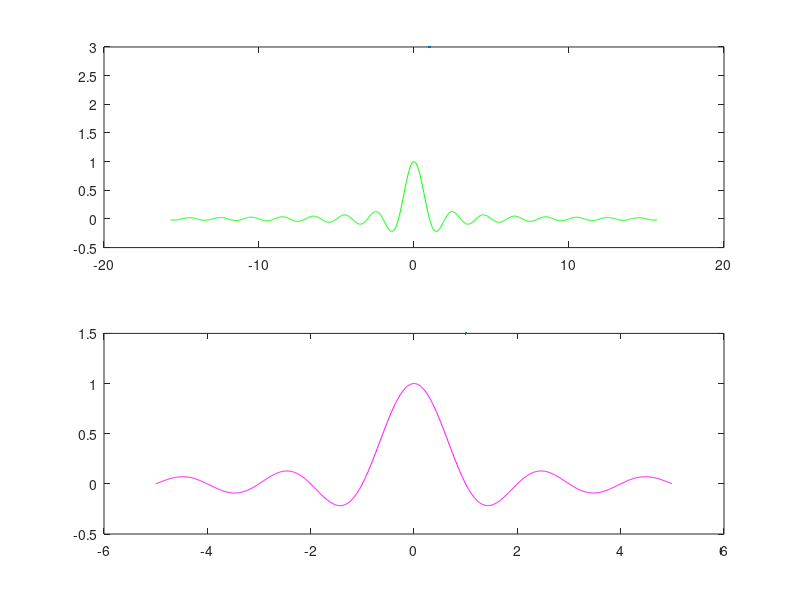

The MATLAB script that drew this image:
clc;

fs=100;
t=-5:1/fs:5-1/fs;

x=pi*t;
% x=pi*(t-2);   %shifted by 2 units toward +ve x-axis
% y= sin(x)./x;
y1=sinc(x);
y2=sinc(t);

subplot(2,1,1)
plot(x,y1,'g',LineWidth=3);     % plot: x vs y
subplot(2,1,2)
plot(t,y2,'m',LineWidth=1.5);    % plot: t vs y






